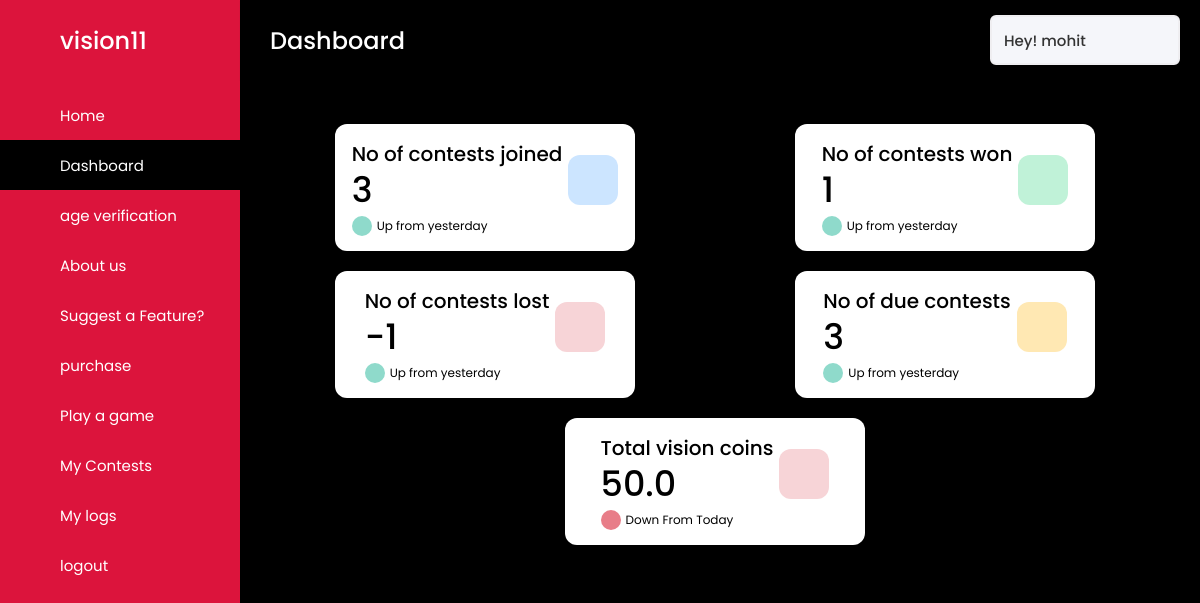
/dashboard (signed in), run on an earlier commit of the app's database.
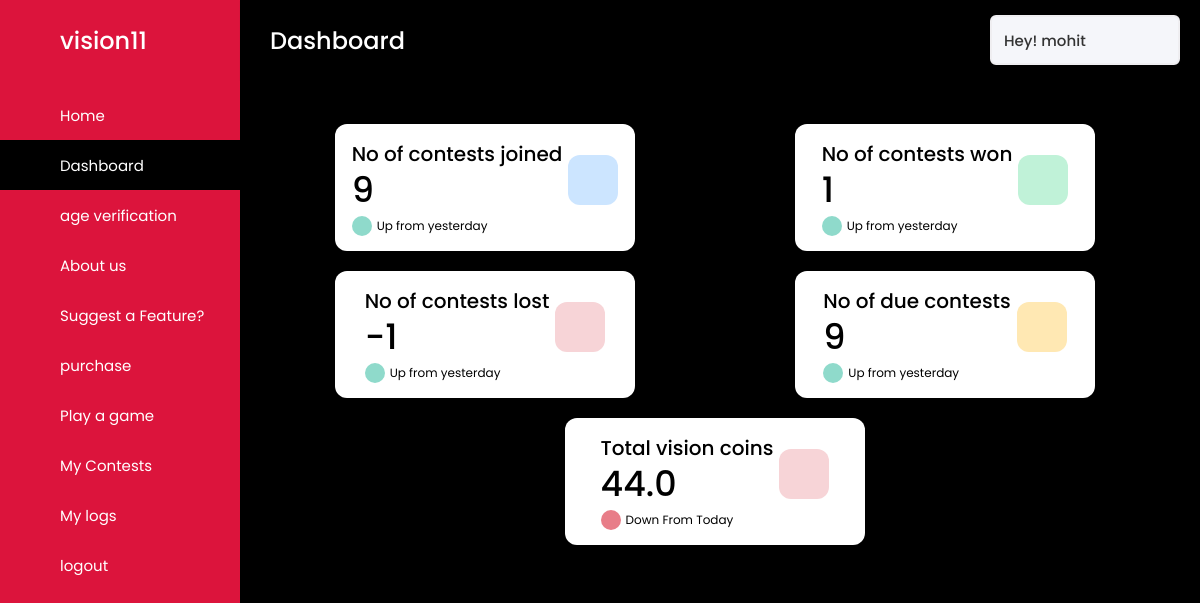
And on a later commit of the database.
### usermanagerAPP/models.py (models this page shows, shortened)
class User1(AbstractUser):
    first_name = models.CharField(
        max_length=20
    )
    last_name = models.CharField(
        max_length=20
    )
    username = models.CharField(
        max_length=20,
        unique=True
    )
    age = models.IntegerField(
        null=True,
        blank=True
    )
    email = models.EmailField(
        max_length=50
    )
    vision_credits = models.FloatField(
        default=0
    )
    currency_type = models.CharField(
        choices=Currency_Choices,
        default=Choices.VISION_CANDIES,
        max_length=50
    )
    gender_type = models.CharField(
        choices=Gender_Choices,
        null=True,
        max_length=10
    )
    country = models.CharField(
        max_length=50
    )
    adult = models.BooleanField(
        'Adult_status',
        default=False
    )
    staff = models.BooleanField(
        'Staff_status',
        default=False
    )
    superuser = models.BooleanField(
        'super_user_status',
        default=False
    )
    aadhar_image = models.FileField(
        upload_to='others',
        null=True,
        blank=True
    )
    contests_won = models.IntegerField(
        default=0
    )
    objects = UserManager()
    @property
    def is_adult(self):
        return self.adult

### mainAPP/views.py (the view)
# urls.py: path('dashboard',views.RenderDashboard),
@login_required(login_url='/accounts/login')
def RenderDashboard(request):
    try:
        return vision11_render.render_dashboard(request)
    except Exception as e:
        print(e)
        return redirect('/')

### mainAPP/repository.py (called while the page is built)
    def render_dashboard(request):
        contests = Contest.objects.all()
        contest_joined = []
        pending_res = 0
        number_contests = 0
        for contest in contests:
            if request.user in contest.user.all():
                contest_joined.append(contest)
                number_contests += 1
                if not contest.match_id.is_match_end:
                    pending_res += 1
        return render(request, 'dashboard.html',{'contests':contest_joined,'numberjoined':number_contests,'numberwon':request.user.contests_won,'numberloss':number_contests-request.user.contests_won-pending_res,'pending':pending_res})

### templates/dashboard.html (shortened to what this page needs)
{% load static %}
{% load static %}
{% block content %}
<!DOCTYPE html>
<html lang="en">
<head>
  <link rel="stylesheet" href="{% static 'css/plans.css' %}">
  <link rel="stylesheet" href="{% static 'css/dashboard.css' %}">
</head>
  <body>
    <div class="sidebar" id="sidebar-dashboard">
      <div class="logo-details">
        <span class="logo_name">vision11</span>
      </div>
      <ul class="nav-links">
        <li>
          <a href="/">
            <span class="links_name">Home</span>
          </a>
        </li>
        <li>
          <a href="#" class="active" id="basedash">
            <span class="links_name">Dashboard</span>
          </a>
        </li>
        <li>
          <a href="#ageverification" id="ageverdash">
            <span class="links_name">age verification</span>
          </a>
        </li>
        <li>
          <a href="#aboutus" id="absdash">
            <span class="links_name">About us</span>
          </a>
        </li>
        <li>
          <a href="#suggestafeature" id="hefedash">
            <span class="links_name">Suggest a Feature?</span>
          </a>
        </li>
        <li>
          <a href="#purchase" id="purchase">
            <span class="links_name">purchase</span>
          </a>
        </li>
        <li>
          <a href="/play">
            <span class="links_name">Play a game</span>
          </a>
        </li>
        <li>
          <a href="/mycontests" id="mycontests">
            <span class="links_name">My Contests</span>
          </a>
        </li>
        <li>
          <a href="#mylogs" id="mylogs">
            <span class="links_name">My logs</span>
          </a>
        </li>
        <li>
          <a href="/accounts/logout">
            <span class="links_name">logout</span>
          </a>
        </li>
      </ul>
    </div>
    <section class="home-section">
      <nav>
        <div class="sidebar-button">
          <span class="dashboard" style="color: white;">Dashboard</span>
        </div>
        <div class="profile-details">
          <span class="admin_name">Hey! {{user.username}}</span>
        </div>
      </nav>
      <div class="home-content" id="base-dashboard">
        <div class="overview-boxes">
          <div class="box">
            <div class="right-side">
              <div class="box-topic">No of contests joined</div>
              <div class="number">{{numberjoined}}</div>
              <div class="indicator">
                <i class='bx bx-up-arrow-alt'></i>
                <span class="text">Up from yesterday</span>
              </div>
            </div>
            <i class='bx bx-cart-alt cart'></i>
          </div>
          <div class="box">
            <div class="right-side">
              <div class="box-topic">No of contests won</div>
              <div class="number">{{numberwon}}</div>
              <div class="indicator">
                <i class='bx bx-up-arrow-alt'></i>
                <span class="text">Up from yesterday</span>
              </div>
            </div>
            <i class='bx bxs-cart-add cart two'></i>
          </div>
          <div class="box">
            <div class="right-side">
              <div class="box-topic">No of contests lost</div>
              <div class="number">{{numberloss}}</div>
              <div class="indicator">
                <i class='bx bx-up-arrow-alt'></i>
                <span class="text">Up from yesterday</span>
              </div>
            </div>
            <i class='bx bx-cart cart four'></i>
          </div>
          <div class="box">
            <div class="right-side">
              <div class="box-topic">No of due contests</div>
              <div class="number">{{pending}}</div>
              <div class="indicator">
                <i class='bx bx-up-arrow-alt'></i>
                <span class="text">Up from yesterday</span>
              </div>
            </div>
            <i class='bx bx-cart cart three'></i>
          </div>
          <div class="box">
            <div class="right-side">
              <div class="box-topic">Total {{user.currency_type}}</div>
              <div class="number">{{user.vision_credits}}</div>
              <div class="indicator">
                <i class='bx bx-down-arrow-alt down'></i>
                <span class="text">Down From Today</span>
              </div>
            </div>
            <i class='bx bxs-cart-download cart four'></i>
          </div>
        </div>
        <div id="chartdiv"></div>
      </div>
    </section>
  </body>
</html>
{% endblock %}

### statics/css/plans.css (style rules this page uses)
* { box-sizing: border-box; padding: 0px; margin: 0px; font-family: cursive; }

### statics/css/dashboard.css (style rules this page uses)
* { margin: 0; padding: 0; box-sizing: border-box; font-family: 'Poppins', sans-serif; }
.sidebar { position: fixed; height: 100%; width: 240px; background: crimson; transition: all 0.5s ease; overflow-y: auto; }
.overview-boxes .box { min-width: 300px; margin-right: 10px; }
.sidebar .logo-details { height: 80px; display: flex; align-items: center; }
.sidebar .logo-details .logo_name { color: #fff; font-size: 24px; font-weight: 500; }
.sidebar .nav-links { margin-top: 10px; }
.sidebar .nav-links li { position: relative; list-style: none; height: 50px; }
.sidebar .nav-links li a { height: 100%; width: 100%; display: flex; align-items: center; text-decoration: none; transition: all 0.4s ease; }
.sidebar .nav-links li a.active { background: black; }
.sidebar .nav-links li a .links_name { color: #fff; font-size: 15px; font-weight: 400; white-space: nowrap; }
.home-section { position: relative; background: black; min-height: 100vh; width: calc(100% - 240px); left: 240px; transition: all 0.5s ease; }
.home-section nav { display: flex; justify-content: space-between; height: 80px; background: black; display: flex; align-items: center; position: fixed; width: calc(100% - 240px); left: 240px; z-index: 100; padding: 0 20px; box-shadow: 0 1px 1px rgba(0, 0, 0, 0.1); transition: all 0.5s ease; }
.home-section nav .sidebar-button { display: flex; align-items: center; font-size: 24px; font-weight: 500; }
.home-section nav .profile-details { display: flex; align-items: center; background: #F5F6FA; border: 2px solid #EFEEF1; border-radius: 6px; height: 50px; min-width: 190px; padding: 0 15px 0 2px; }
nav .profile-details .admin_name { font-size: 15px; font-weight: 500; color: #333; margin: 0 10px; white-space: nowrap; }
.home-section .home-content { position: relative; padding-top: 104px; }
.home-content .overview-boxes { display: flex; align-items: center; justify-content: space-around; flex-wrap: wrap; padding: 0 20px; margin-top: 20px; }
.overview-boxes .box,.staff-box,.suggestion_box { display: flex; align-items: center; justify-content: center; width: calc(100% / 4 - 15px); background: #fff; padding: 15px 14px; border-radius: 12px; box-shadow: 0 5px 10px rgba(0,0,0,0.1); margin-bottom: 20px; }
.overview-boxes .box-topic { font-size: 20px; font-weight: 500; }
.home-content .box .number { display: inline-block; font-size: 35px; margin-top: -6px; font-weight: 500; }
.home-content .box .indicator { display: flex; align-items: center; }
.home-content .box .indicator i { height: 20px; width: 20px; background: #8FDACB; line-height: 20px; text-align: center; border-radius: 50%; color: #fff; font-size: 20px; margin-right: 5px; }
.box .indicator i.down { background: #e87d88; }
.home-content .box .indicator .text { font-size: 12px; }
.home-content .box .cart { display: inline-block; font-size: 32px; height: 50px; width: 50px; background: #cce5ff; line-height: 50px; text-align: center; color: #66b0ff; border-radius: 12px; margin: -15px 0 0 6px; }
.home-content .box .cart.two { color: #2BD47D; background: #C0F2D8; }
.home-content .box .cart.three { color: #ffc233; background: #ffe8b3; }
.home-content .box .cart.four { color: #e05260; background: #f7d4d7; }
#chartdiv { width: 100%; height: 500px; color: white !important; }

What changed in the data, as far as the page shows it:
changed User1 "vision coins": vision_credits "50.0" → "44.0"
Also different on the page:
{{ numberjoined }}: "3" → "9"
{{ pending }}: "3" → "9"
